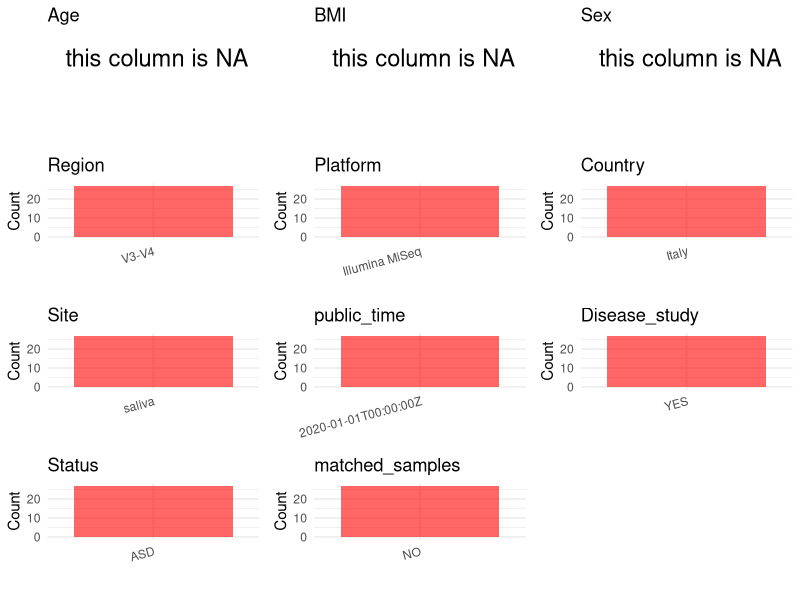

Source code (R): (Note: this script raises an error after producing the figure.)
## ---- chunk 1
# Load necessary libraries
library(dplyr)
library(ggplot2)
library(cowplot)
library(stringr)

# Set working directory (update this path to your local directory)
setwd("/home/hby/oral_project/PRJNA518756")

# Read the initial metadata files
initial_meta <- read.csv("SraRunTable.csv", header = T)

# Combine the two metadata files
# meta <- rbind(initial_meta, initial_meta1)

# Remove entries non-oral samples
# initial_meta <- subset(initial_meta,isolate %in% c("saliva","tongue coat"))

# Check the number of samples containing "HT" in Sample.Name (e.g., healthy controls)
# nrow(subset(meta, grepl("HT", Sample.Name)))

# Display the first few rows of the metadata
head(initial_meta)
## ---- chunk 2
# Create a uniform metadata dataframe
metadata <- data.frame(
  BioProject = initial_meta$BioProject,
  Run = initial_meta$Run,
  sample_name = initial_meta$Sample_Name,
  Platform = initial_meta$Instrument,
  Country = initial_meta$geo_loc_name_country,
  public_time = initial_meta$ReleaseDate,
  Site = initial_meta$isolation_source,
  Sex = NA,
  Age = NA,
  BMI = NA
)
## ---- chunk 3
# Add information obtained from the publication
metadata$Status <- "ASD"
metadata$Region <- "V3-V4"
metadata$PCR_primers <- "FWD:CCTACGGGNGGCWGCAG; REV:GACTACHVGGGTATCTAATCC"
metadata$title <- "Potential Associations Among Alteration of Salivary miRNAs、Saliva Microbiome Structure、 and Cognitive Impairments in Autistic Children"
metadata$Disease_study <- "YES"
metadata$matched_samples <- "NO"
## ---- chunk 4
# Check the number of unique runs and sample names
print(paste("Number of unique runs:", length(unique(metadata$Run))))
print(paste("Number of unique sample names:", length(unique(metadata$sample_name))))
## ---- chunk 5
# Select columns for visualization
plot_data <- metadata %>%
  select(-BioProject, -Run, -sample_name, -title)

# Function to create simple plots for each column
create_simple_plots <- function(data) {
  plots <- list()

  for (col in colnames(data)) {
    # Check if the column is all NA
    if (all(is.na(data[[col]]))) {
      # Create an empty plot with text indicating all NA
      p <- ggplot() +
        annotate("text", x = 0.5, y = 0.5, label = "this column is NA", size = 6) +
        labs(title = col) +
        theme_void()
    } else if (is.numeric(data[[col]])) {
      # Numeric variable: histogram
      p <- ggplot(data, aes(x = .data[[col]])) +
        geom_histogram(fill = "blue", alpha = 0.6, bins = 20, na.rm = TRUE) +
        labs(title = col) +
        theme_minimal()
    } else {
      # Categorical variable: bar plot (remove NA values)
      count_data <- as.data.frame(table(data[[col]], useNA = "ifany"))
      p <- ggplot(count_data, aes(x = reorder(Var1, -Freq), y = Freq)) +
        geom_col(fill = "red", alpha = 0.6) +
        labs(title = col, x = NULL, y = "Count") +
        theme_minimal() +
        theme(axis.text.x = element_text(angle = 15, hjust = 1))
    }
    plots[[col]] <- p
  }

  return(plots)
}

# Generate and arrange plots
plots <- create_simple_plots(plot_data)
p <- plot_grid(plots$Age,
  plots$BMI,
  plots$Sex,
  plots$Region,
  plots$Platform,
  plots$Country,
  plots$Site,
  plots$public_time,
  plots$Disease_study,
  plots$Status,
  plots$matched_samples, # add
  ncol = 3, align = "hv", axis = "lb"
)
ggsave("Metadata_Summary.png", plot = p, width = 8, height = 6, dpi = 150)
## ---- chunk 6
knitr::include_graphics("Metadata_Summary.png")
## ---- chunk 7
# Reorder columns to match the desired format
metadata <- metadata[, c(
  "BioProject", "Run", "sample_name", "Age", "BMI", "Sex",
  "Region", "Platform", "Country", "Site", "public_time",
  "PCR_primers", "title", "Disease_study", "Status", "matched_samples"
)]

# Export the uniform metadata to a CSV file
write.csv(metadata, file = "metadata.csv", quote = FALSE)
head(metadata)
